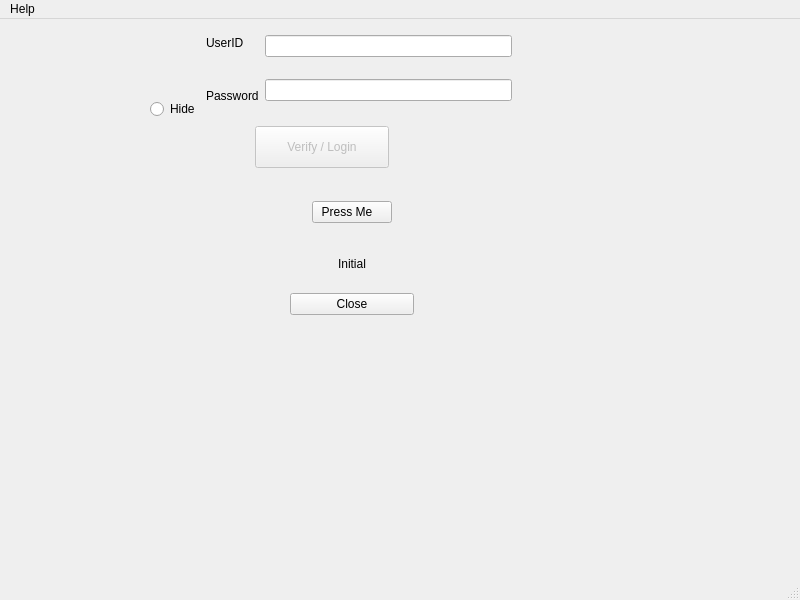
<?xml version="1.0" encoding="UTF-8"?>
<ui version="4.0">
 <class>testQt1</class>
 <widget class="QMainWindow" name="testQt1">
  <property name="geometry">
   <rect>
    <x>0</x>
    <y>0</y>
    <width>800</width>
    <height>600</height>
   </rect>
  </property>
  <property name="windowTitle">
   <string>testQt1</string>
  </property>
  <widget class="QWidget" name="centralwidget">
   <widget class="QWidget" name="layoutWidget">
    <property name="geometry">
     <rect>
      <x>290</x>
      <y>170</y>
      <width>124</width>
      <height>126</height>
     </rect>
    </property>
    <layout class="QVBoxLayout" name="verticalLayout_2">
     <item>
      <layout class="QVBoxLayout" name="verticalLayout">
       <item alignment="Qt::AlignmentFlag::AlignHCenter|Qt::AlignmentFlag::AlignVCenter">
        <widget class="QPushButton" name="pushButton">
         <property name="text">
          <string>Press Me   </string>
         </property>
        </widget>
       </item>
       <item alignment="Qt::AlignmentFlag::AlignHCenter|Qt::AlignmentFlag::AlignVCenter">
        <widget class="QLabel" name="Result">
         <property name="text">
          <string>Initial</string>
         </property>
        </widget>
       </item>
      </layout>
     </item>
     <item>
      <widget class="QPushButton" name="CloseButton">
       <property name="text">
        <string>Close</string>
       </property>
      </widget>
     </item>
    </layout>
   </widget>
   <widget class="QPushButton" name="Verify_User_Password">
    <property name="enabled">
     <bool>false</bool>
    </property>
    <property name="geometry">
     <rect>
      <x>255</x>
      <y>107</y>
      <width>134</width>
      <height>42</height>
     </rect>
    </property>
    <property name="text">
     <string>Verify / Login</string>
    </property>
    <property name="autoDefault">
     <bool>false</bool>
    </property>
   </widget>
   <widget class="QWidget" name="layoutWidget">
    <property name="geometry">
     <rect>
      <x>150</x>
      <y>0</y>
      <width>362</width>
      <height>100</height>
     </rect>
    </property>
    <layout class="QHBoxLayout" name="horizontalLayout_2">
     <item>
      <layout class="QHBoxLayout" name="horizontalLayout">
       <item alignment="Qt::AlignmentFlag::AlignBottom">
        <widget class="QRadioButton" name="HidePassword">
         <property name="text">
          <string>Hide</string>
         </property>
        </widget>
       </item>
       <item>
        <layout class="QVBoxLayout" name="verticalLayout_4">
         <item>
          <widget class="QLabel" name="UserID_label">
           <property name="text">
            <string>UserID</string>
           </property>
          </widget>
         </item>
         <item>
          <widget class="QLabel" name="Password_Label">
           <property name="text">
            <string>Password</string>
           </property>
          </widget>
         </item>
        </layout>
       </item>
      </layout>
     </item>
     <item>
      <layout class="QVBoxLayout" name="verticalLayout_3">
       <item>
        <widget class="QLineEdit" name="UserID">
         <property name="clearButtonEnabled">
          <bool>false</bool>
         </property>
        </widget>
       </item>
       <item>
        <widget class="QLineEdit" name="Password">
         <property name="echoMode">
          <enum>QLineEdit::EchoMode::Password</enum>
         </property>
        </widget>
       </item>
      </layout>
     </item>
    </layout>
   </widget>
  </widget>
  <widget class="QMenuBar" name="menubar">
   <property name="geometry">
    <rect>
     <x>0</x>
     <y>0</y>
     <width>800</width>
     <height>38</height>
    </rect>
   </property>
   <property name="contextMenuPolicy">
    <enum>Qt::ContextMenuPolicy::NoContextMenu</enum>
   </property>
   <widget class="QMenu" name="menuHelp">
    <property name="title">
     <string>Help</string>
    </property>
    <addaction name="actionAbout"/>
    <addaction name="actionAboutQt"/>
   </widget>
   <addaction name="menuHelp"/>
  </widget>
  <widget class="QStatusBar" name="statusbar"/>
  <action name="actionAbout">
   <property name="text">
    <string>&amp;About...</string>
   </property>
   <property name="menuRole">
    <enum>QAction::MenuRole::AboutRole</enum>
   </property>
  </action>
  <action name="actionAboutQt">
   <property name="text">
    <string>A&amp;boutQt...</string>
   </property>
   <property name="menuRole">
    <enum>QAction::MenuRole::AboutQtRole</enum>
   </property>
  </action>
 </widget>
 <tabstops>
  <tabstop>UserID</tabstop>
  <tabstop>Password</tabstop>
  <tabstop>Verify_User_Password</tabstop>
  <tabstop>HidePassword</tabstop>
  <tabstop>pushButton</tabstop>
  <tabstop>CloseButton</tabstop>
 </tabstops>
 <resources/>
 <connections/>
</ui>
